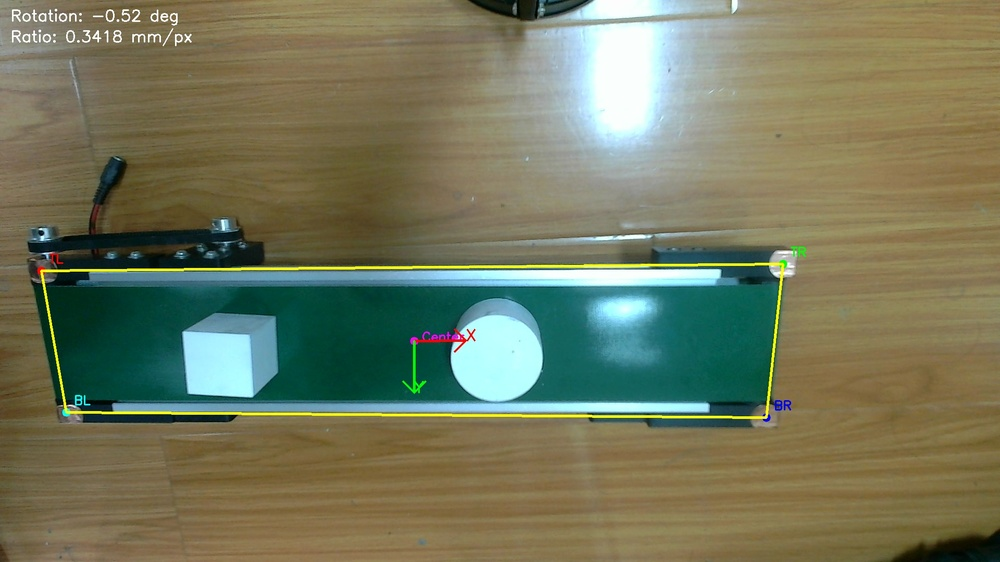
#> input picture vision_v11/1_manual_calibrated.jpg, 1000 x 562 px, shrunk from 1920 x 1080 before the run
$ python -i calibration.py   (imports and definitions only)
#> lines starting #> are read from the running program, lines starting #| are printed output that depends on the picture; after the words box and inside, x2 and y2 are one past the last pixel; in counts of white or black regions, pixels touching at a corner belong together
#> further down, picture is the input picture: shape (562, 1000, 3); mean B, G, R 92.6, 119.7, 116
"""
视觉标定模块 - 基于四角圆形标记点的标定板定位
用于机器人抓取的坐标系标定
"""

import cv2
import numpy as np
from typing import List, Tuple, Optional, Dict
from dataclasses import dataclass


@dataclass
class CircleMarker:
    """圆形标记点"""
    center: Tuple[float, float]  # 中心坐标 (x, y)
    radius: float  # 半径
    area: float  # 面积


@dataclass
class CalibrationResult:
    """标定结果"""
    corners: List[Tuple[float, float]]  # 四个角点坐标 [左上, 右上, 右下, 左下]
    center: Tuple[float, float]  # 标定板中心
    rotation_angle: float  # 旋转角度(度)
    transformation_matrix: np.ndarray  # 2D变换矩阵
    pixel_to_mm_ratio: Optional[float] = None  # 像素到毫米的比例


class CircleCalibration:
    """基于圆形标记点的视觉标定"""

    def __init__(self,
                 min_radius: int = 10,
                 max_radius: int = 100,
                 min_circularity: float = 0.7,
                 expected_marker_count: int = 4):
        """
        初始化标定器

        Args:
            min_radius: 最小圆半径(像素)
            max_radius: 最大圆半径(像素)
            min_circularity: 最小圆度(0-1)
            expected_marker_count: 期望的标记点数量
        """
        self.min_radius = min_radius
        self.max_radius = max_radius
        self.min_circularity = min_circularity
        self.expected_marker_count = expected_marker_count

    def detect_circles(self, image: np.ndarray) -> List[CircleMarker]:
        """
        检测图像中的圆形标记点

        Args:
            image: 输入图像(BGR或灰度)

        Returns:
            检测到的圆形标记点列表
        """
        # 转换为灰度图
        if len(image.shape) == 3:
            gray = cv2.cvtColor(image, cv2.COLOR_BGR2GRAY)
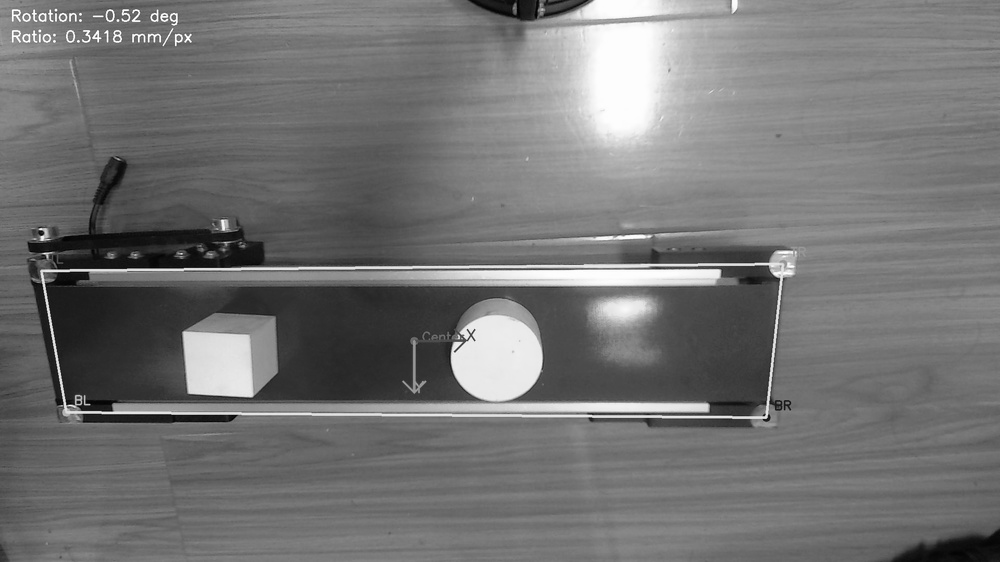
#> gray: shape (562, 1000); min 2, max 255, mean 115.6
        else:
            gray = image.copy()

        # 自适应二值化
        binary = cv2.adaptiveThreshold(
            gray, 255, cv2.ADAPTIVE_THRESH_GAUSSIAN_C,
            cv2.THRESH_BINARY_INV, 11, 2
        )
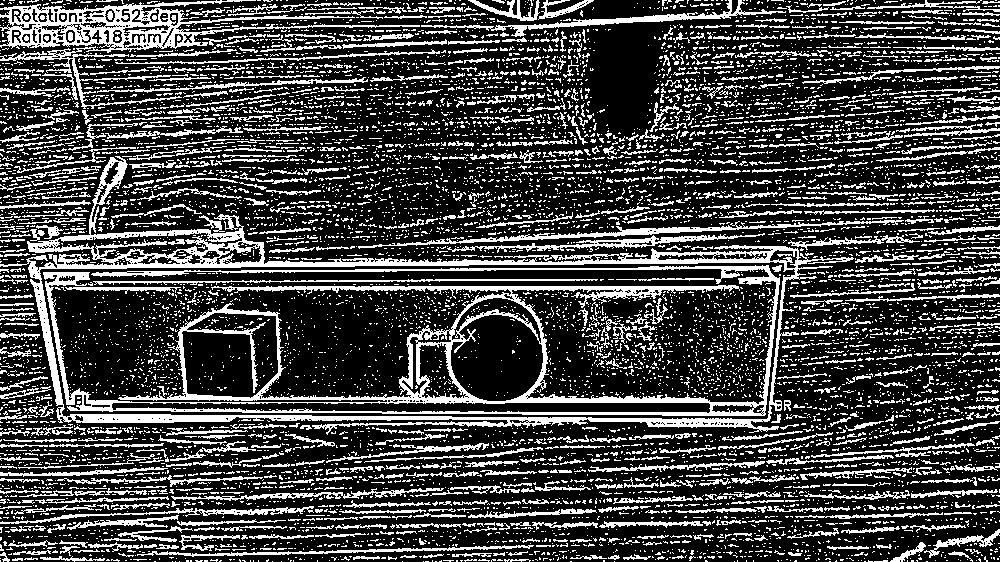
#> binary: shape (562, 1000); 26.5% white in thin lines or dots

        # 形态学操作去噪
        kernel = cv2.getStructuringElement(cv2.MORPH_ELLIPSE, (3, 3))
        binary = cv2.morphologyEx(binary, cv2.MORPH_OPEN, kernel)
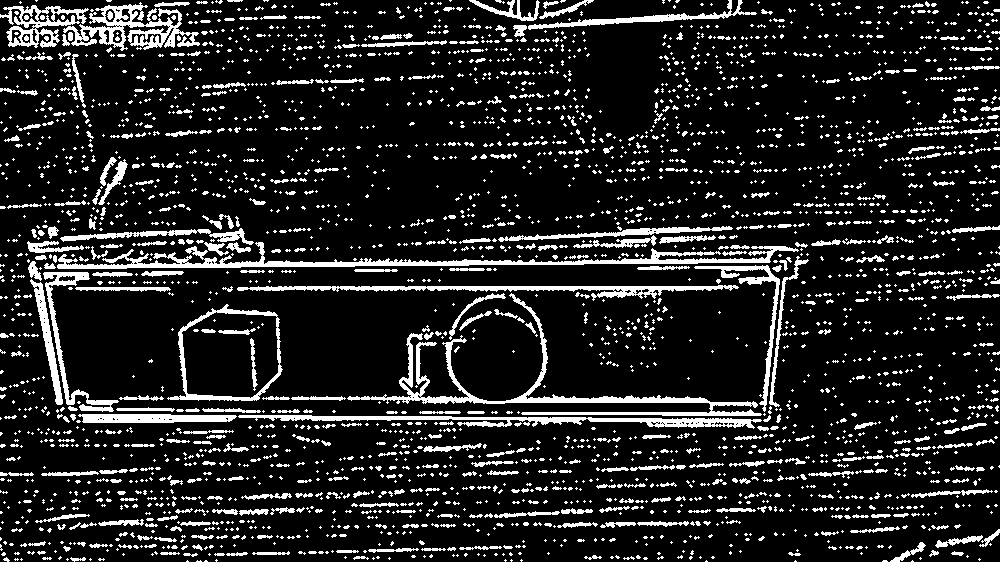
#> binary: shape (562, 1000); 13.6% white; 2965 white regions (2402 under 20 px), largest, box (x1, y1, x2, y2) and area: (57, 242, 799, 269) 4608, (347, 293, 762, 416) 4434, (238, 415, 762, 429) 2758
        binary = cv2.morphologyEx(binary, cv2.MORPH_CLOSE, kernel)
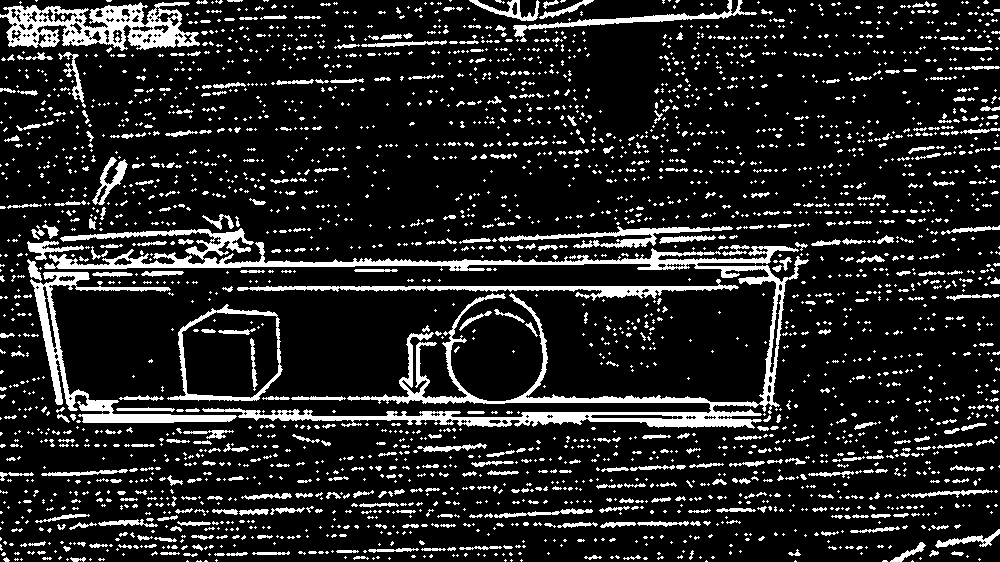
#> binary: shape (562, 1000); 14% white; 2780 white regions (2250 under 20 px)

        # 查找轮廓
        contours, _ = cv2.findContours(
            binary, cv2.RETR_EXTERNAL, cv2.CHAIN_APPROX_SIMPLE
        )
#> contours = 2770 contours, 2499 with area under 20; largest, box (x1, y1, x2, y2) and area: (44, 228, 809, 429) 14849, (167, 304, 283, 401) 8216, (0, 2, 200, 51) 6035, (30, 272, 237, 423) 3793, (237, 279, 739, 301) 1989

        markers = []
        for contour in contours:
            area = cv2.contourArea(contour)
            if area < np.pi * self.min_radius**2:
                continue
            if area > np.pi * self.max_radius**2:
                continue

            # 计算圆度
            perimeter = cv2.arcLength(contour, True)
            if perimeter == 0:
                continue
            circularity = 4 * np.pi * area / (perimeter ** 2)

            if circularity < self.min_circularity:
                continue

            # 计算最小外接圆
            (x, y), radius = cv2.minEnclosingCircle(contour)

            # 验证半径范围
            if self.min_radius <= radius <= self.max_radius:
                markers.append(CircleMarker(
                    center=(float(x), float(y)),
                    radius=float(radius),
                    area=float(area)
                ))
#> this loop made 2770 passes
#> area on passes 22, 30, 35: 32.5, 21, 20
#> after the loop, markers = []

        return markers

    # [224 lines left out: functions sort_corners, calculate_transformation, calibrate, transform_point, visualize, not called in this run]

>>> import cv2
>>> picture = cv2.imread('../../1_manual_calibrated.jpg')
>>> result = CircleCalibration().detect_circles(picture)
#> result = []
